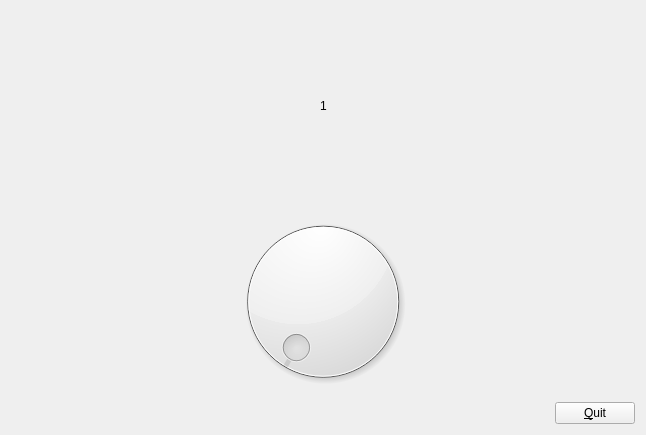
<?xml version="1.0" encoding="UTF-8"?>
<ui version="4.0">
 <class>Form</class>
 <widget class="QWidget" name="Form">
  <property name="geometry">
   <rect>
    <x>0</x>
    <y>0</y>
    <width>646</width>
    <height>435</height>
   </rect>
  </property>
  <property name="windowTitle">
   <string>Form</string>
  </property>
  <layout class="QVBoxLayout" name="verticalLayout">
   <item>
    <layout class="QHBoxLayout" name="horizontalLayout_2">
     <item>
      <spacer name="horizontalSpacer_2">
       <property name="orientation">
        <enum>Qt::Horizontal</enum>
       </property>
       <property name="sizeHint" stdset="0">
        <size>
         <width>40</width>
         <height>20</height>
        </size>
       </property>
      </spacer>
     </item>
     <item>
      <widget class="QLabel" name="label">
       <property name="enabled">
        <bool>true</bool>
       </property>
       <property name="text">
        <string>1</string>
       </property>
      </widget>
     </item>
     <item>
      <spacer name="horizontalSpacer_3">
       <property name="orientation">
        <enum>Qt::Horizontal</enum>
       </property>
       <property name="sizeHint" stdset="0">
        <size>
         <width>40</width>
         <height>20</height>
        </size>
       </property>
      </spacer>
     </item>
    </layout>
   </item>
   <item>
    <widget class="QDial" name="dial">
     <property name="minimum">
      <number>1</number>
     </property>
     <property name="maximum">
      <number>50</number>
     </property>
    </widget>
   </item>
   <item>
    <layout class="QHBoxLayout" name="horizontalLayout">
     <item>
      <spacer name="horizontalSpacer">
       <property name="orientation">
        <enum>Qt::Horizontal</enum>
       </property>
       <property name="sizeHint" stdset="0">
        <size>
         <width>40</width>
         <height>20</height>
        </size>
       </property>
      </spacer>
     </item>
     <item>
      <widget class="QPushButton" name="pushButton">
       <property name="text">
        <string>&amp;Quit</string>
       </property>
      </widget>
     </item>
    </layout>
   </item>
  </layout>
 </widget>
 <resources/>
 <connections>
  <connection>
   <sender>dial</sender>
   <signal>sliderPressed()</signal>
   <receiver>label</receiver>
   <slot>show()</slot>
   <hints>
    <hint type="sourcelabel">
     <x>324</x>
     <y>219</y>
    </hint>
    <hint type="destinationlabel">
     <x>323</x>
     <y>59</y>
    </hint>
   </hints>
  </connection>
  <connection>
   <sender>dial</sender>
   <signal>valueChanged(int)</signal>
   <receiver>label</receiver>
   <slot>setNum(int)</slot>
   <hints>
    <hint type="sourcelabel">
     <x>480</x>
     <y>189</y>
    </hint>
    <hint type="destinationlabel">
     <x>327</x>
     <y>58</y>
    </hint>
   </hints>
  </connection>
  <connection>
   <sender>dial</sender>
   <signal>sliderReleased()</signal>
   <receiver>label</receiver>
   <slot>hide()</slot>
   <hints>
    <hint type="sourcelabel">
     <x>140</x>
     <y>191</y>
    </hint>
    <hint type="destinationlabel">
     <x>327</x>
     <y>75</y>
    </hint>
   </hints>
  </connection>
  <connection>
   <sender>pushButton</sender>
   <signal>clicked()</signal>
   <receiver>Form</receiver>
   <slot>close()</slot>
   <hints>
    <hint type="sourcelabel">
     <x>597</x>
     <y>356</y>
    </hint>
    <hint type="destinationlabel">
     <x>637</x>
     <y>381</y>
    </hint>
   </hints>
  </connection>
 </connections>
</ui>
